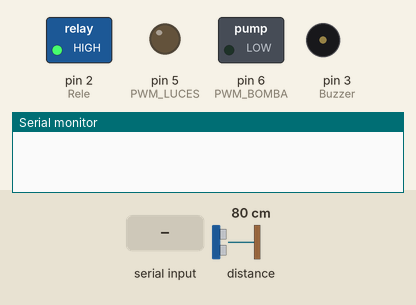
Simulated run of this sketch. Board: Arduino Uno, built with avr-gcc and run on an emulated ATmega328P. Parts: switched loads named in the sketch (green lamp = pin HIGH), output pins drawn as LEDs (lit = HIGH), buzzer (waves = sounding), the last lines printed to the serial monitor. The inputs (shaded band) are chosen by the test bench; at power-on: distance to the obstacle 80 cm.

Above: at 1.7 s.
1.8 s: distance to the obstacle set to 2 cm
At 2.4 s:
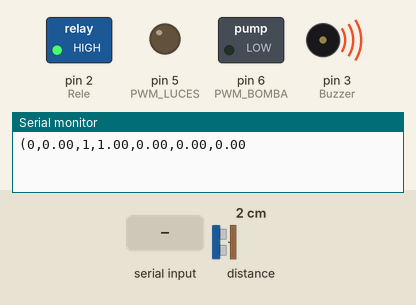
4.0 s: "c" received over Serial
At 4.6 s:
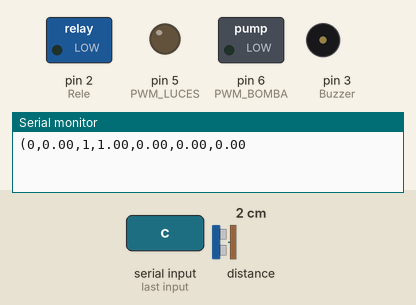
7.0 s: byte 103 (103) received over Serial
At 7.8 s:
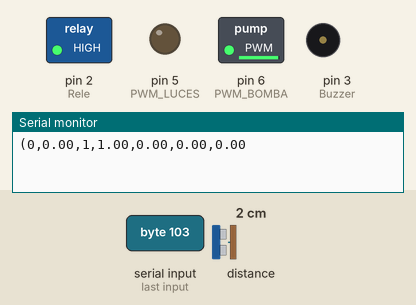
10.0 s: byte 105 (105) received over Serial
At 11.3 s:
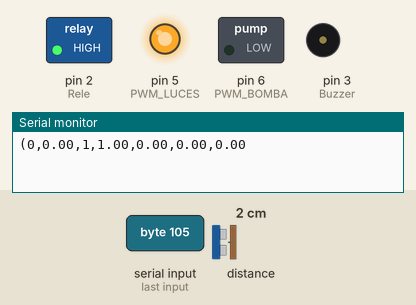
11.7 s: byte 104 (104) received over Serial
At 12.5 s:
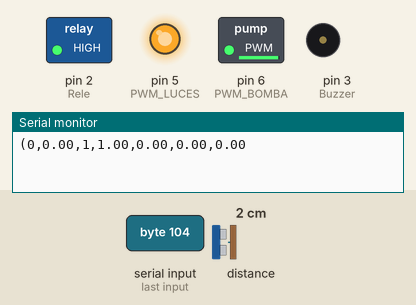
14.6 s: byte 106 (106) received over Serial
At 15.8 s:
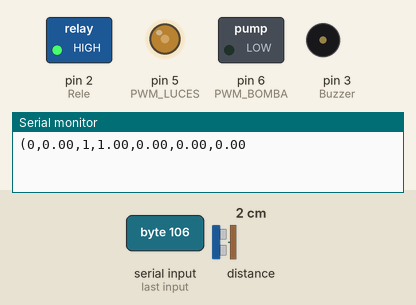
Timing chart, 0 to 17.2 s (numbered marks = the images above; inputs shaded):
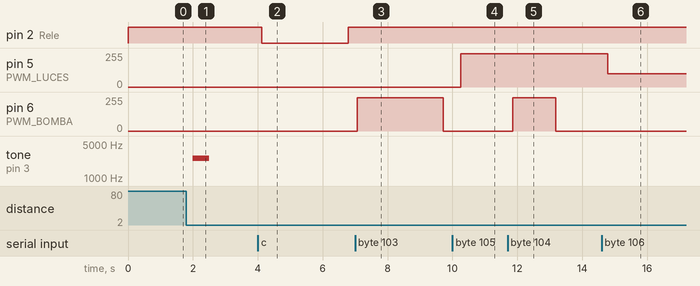

Measured:
- after the input at 1.8 s, tone on pin 3 (Buzzer): silent → 2536 Hz after 0.20 s, → silent 0.50 s later
- after the input at 4.0 s, pin 2 (Rele): HIGH → LOW after 0.13 s, → HIGH 2.7 s later
- after the input at 7.0 s, pin 6 (PWM_BOMBA): 0/255 → 250/255 after 0.06 s, → 0/255 2.7 s later
- after the input at 10.0 s, pin 5 (PWM_LUCES): 0/255 → 250/255 after 0.26 s
- after the input at 11.7 s, pin 6 (PWM_BOMBA): 0/255 → 250/255 after 0.15 s, → 0/255 1.3 s later
- after the input at 14.6 s, pin 5 (PWM_LUCES): 250/255 → 100/255 after 0.18 s

The sketch:

Hardware.ino
```cpp
#include <Wire.h>
#include "DHT.h"
#include <VL53L0X.h>

VL53L0X sensor;
DHT dht(4, DHT22);

int incoming = 0;
int counter = 0;
int button = 0;
float dist = 0;
float temp = 0;
float tempc = 0;
float senal = 0;
float ambhum = 0;
float ambtemp = 0;

void setup()
{
  Wire.begin();
  Serial.begin(115200);
  sensor.init();
  sensor.setTimeout(500);
  dht.begin();
  //sensor.setMeasurementTimingBudget(50000);//Para incrementar la presición (reducir ruido) del sensor subir hasta 200ms (200000us)
  pinMode(3,OUTPUT); //Buzzer
  analogWrite(3,0);
  pinMode(2,OUTPUT);//Rele
  digitalWrite(2,1);
  pinMode(5,OUTPUT);//PWM LUCES
  analogWrite(5,0);
  pinMode(6,OUTPUT);//PWM BOMBA
  analogWrite(6,0);

  delay(500);
  }

void loop(){

  dist = sensor.readRangeSingleMillimeters()/10-1; //Toma 50ms segun lo programado.
  //if (sensor.timeoutOccurred()) {dist = 99;}
  if (dist>99){dist = 99;}
  if (dist<10){//se añade esta condición para verificar que el laser fue bloqueado y no es ruido.
    delay(100);
    dist = 99;
    dist = sensor.readRangeSingleMillimeters()/10-1; //Toma 50ms segun lo programado.
    }
  if (dist<8 && button == 0){
   button = 1;
   //(0,temp,button,dist,senal,ambtemp,ambhum,0)
   String orden = (String)"(0,"+temp+","+button+","+dist+","+senal+","+ambtemp+","+ambhum;
   Serial.println(orden);
   counter = 0;
   tone(3,2536,500);
    }
  if (dist>8){button = 0;}

  if (Serial.available()>0){
    incoming = Serial.read();
    } else {incoming = 0;}

  if (incoming == 97){
    tempget(5000);
    //(0,temp,button,dist,senal,ambtemp,ambhum,0)
    incoming = 0;
    String orden = (String)"(0,"+temp+","+button+","+dist+","+senal+","+ambtemp+","+ambhum;
    Serial.println(orden);
    }//Toma temperatura
  if (incoming == 98){tone(3,2536,500);incoming = 0;}//Enciende buzzer ,b
  if (incoming == 99){digitalWrite(2,0); counter = 10;incoming = 0;}//Enciende Rele ,c
  if (incoming == 100){analogWrite(5,200); counter = 0;incoming = 0;}//Enciende Luz LV1 ,d
  if (incoming == 101){analogWrite(5,200); counter = -20;incoming = 0;}//Enciende Luz LV2 ,e
  if (incoming == 102){analogWrite(6,250); counter = 0;incoming = 0;}//Enciende Bomba LV1 ,f
  if (incoming == 103){analogWrite(6,250); counter = 10;incoming = 0;}//Enciende Bomba LV2 ,g
  if (incoming == 104){analogWrite(6,250); counter = 15;incoming = 0;}//Enciende Bomba LV2 ,h
  if (incoming == 105){analogWrite(5,250); incoming = 0;}//Enciende Fijo Lampara LV1 ,i
  if (incoming == 106){analogWrite(5,100); incoming = 0;}//Enciende Fijo Lampara LV2 ,j
  if (incoming == 107){analogWrite(5,20); incoming = 0;}//Enciende Fijo Lampara LV3, k
  if (incoming == 108){analogWrite(5,0); incoming = 0;}//Apaga Lampara ,l

  if(counter>19){
    counter = 0;
    digitalWrite(2,1); //Apaga Rele
    //analogWrite(5,0); //Apaga Luz
    analogWrite(6,0); //Apaga Bomba
    }
  counter++;
  delay(100);
}

void tempget(int sensibilidad){
  float raw = 0.0;
  senal = 0.0;

  for (int i=0;i<sensibilidad;i++){raw = analogRead(3) + raw;}
  senal = raw/sensibilidad + senal;
  raw = 0;
  delay(200);

  for (int i=0;i<sensibilidad;i++){raw = analogRead(3) + raw;}
  senal = raw/sensibilidad + senal;
  raw = 0;
  delay(200);

  for (int i=0;i<sensibilidad;i++){raw = analogRead(3) + raw;}
  senal = raw/sensibilidad + senal;
  raw = 0;
  delay(200);

  senal = senal/3;
  temp = 0.6559*senal-132.04;
  tempc = 0.05*senal - 20;
  ambhum = dht.readHumidity();
  ambtemp = dht.readTemperature();
  //temp = 0.0375*senal - 3.75;
  //temp = 0.0375*senal - 5;
  //temp = ambcalib1*senal - ambcalib2;
  //temp = 0.05*senal - 17.5;
  //tempc = 0.05*senal - 17.5;
  //if(temp<35.9){temp = 35.9;}
  //if(temp>41){temp = 40.9;}
  //if(tempc<35.9){tempc = 35.9;}
  //if(tempc>41){tempc = 40.9;}
  //tempc = 0.11*senal - 82;
  //temp = 0.12*senal - 92;
  //temp = 0.1*senal - 71;
  //temp = 0.119*senal - 85.835;
  //temp = 0.0709*senal-40;
  //temp = 0.0709*senal-40.496; //Modelo de temperatura para 12bits 3.3V
  //tempc = 0.0709*senal-40.496 + (0.1*dist-1); //Modelo de temperatura para 12bits 3.3V con compensacion de distancia
  //temp = 0.6559*senal-132.04; //Modelo de temperatura para 10bits 5V
  }
```
